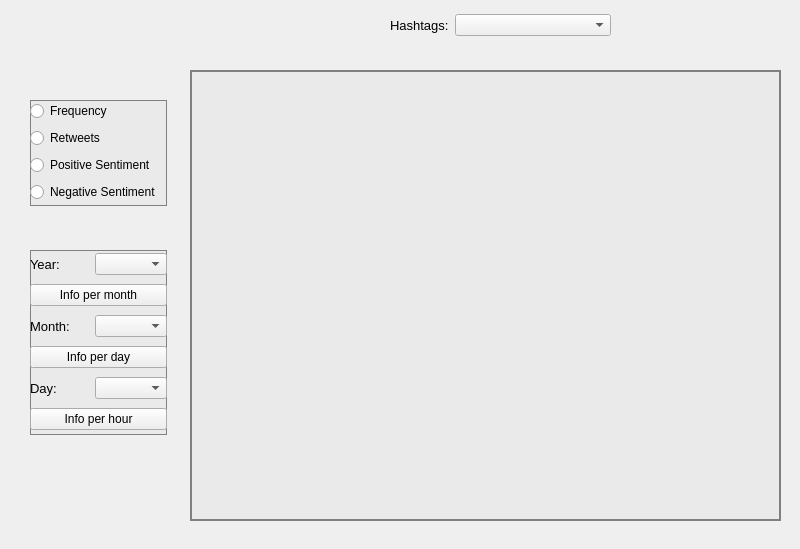
<?xml version="1.0" encoding="UTF-8"?>
<ui version="4.0">
 <class>widget_hashtags</class>
 <widget class="QWidget" name="widget_hashtags">
  <property name="geometry">
   <rect>
    <x>0</x>
    <y>0</y>
    <width>800</width>
    <height>549</height>
   </rect>
  </property>
  <property name="windowTitle">
   <string>Form</string>
  </property>
  <widget class="QLabel" name="label_graph">
   <property name="geometry">
    <rect>
     <x>190</x>
     <y>70</y>
     <width>591</width>
     <height>451</height>
    </rect>
   </property>
   <property name="styleSheet">
    <string notr="true">QLabel#label_graph { 
	background-color: rgb(234, 234, 234);
     border: 2px solid gray; 
  
 } </string>
   </property>
   <property name="text">
    <string/>
   </property>
  </widget>
  <widget class="QWidget" name="layoutWidget">
   <property name="geometry">
    <rect>
     <x>390</x>
     <y>10</y>
     <width>221</width>
     <height>31</height>
    </rect>
   </property>
   <layout class="QHBoxLayout" name="hlayout_ngrams" stretch="1,6">
    <item>
     <widget class="QLabel" name="label_2">
      <property name="font">
       <font>
        <pointsize>10</pointsize>
       </font>
      </property>
      <property name="text">
       <string>Hashtags:</string>
      </property>
     </widget>
    </item>
    <item>
     <widget class="QComboBox" name="combo_hashtags"/>
    </item>
   </layout>
  </widget>
  <widget class="QWidget" name="widget" native="true">
   <property name="geometry">
    <rect>
     <x>30</x>
     <y>100</y>
     <width>137</width>
     <height>106</height>
    </rect>
   </property>
   <property name="styleSheet">
    <string notr="true">QWidget#widget { 
	background-color: rgb(234, 234, 234);
     border: 1px solid gray; 
  
 } </string>
   </property>
   <layout class="QHBoxLayout" name="horizontalLayout_4">
    <item>
     <layout class="QVBoxLayout" name="verticalLayout_2">
      <item>
       <widget class="QRadioButton" name="radio_frequency">
        <property name="text">
         <string>Frequency</string>
        </property>
       </widget>
      </item>
      <item>
       <widget class="QRadioButton" name="radio_retweets">
        <property name="text">
         <string>Retweets</string>
        </property>
       </widget>
      </item>
      <item>
       <widget class="QRadioButton" name="radio_positive_sentiment">
        <property name="text">
         <string>Positive Sentiment</string>
        </property>
       </widget>
      </item>
      <item>
       <widget class="QRadioButton" name="radio_negative_sentiment">
        <property name="text">
         <string>Negative Sentiment</string>
        </property>
       </widget>
      </item>
     </layout>
    </item>
   </layout>
  </widget>
  <widget class="QWidget" name="widget_2" native="true">
   <property name="geometry">
    <rect>
     <x>30</x>
     <y>250</y>
     <width>137</width>
     <height>185</height>
    </rect>
   </property>
   <property name="styleSheet">
    <string notr="true">QWidget#widget_2 { 
	background-color: rgb(234, 234, 234);

       border: 1px solid gray; 
 } </string>
   </property>
   <layout class="QHBoxLayout" name="horizontalLayout_5">
    <item>
     <layout class="QVBoxLayout" name="verticalLayout">
      <item>
       <layout class="QHBoxLayout" name="horizontalLayout">
        <item>
         <widget class="QLabel" name="label">
          <property name="font">
           <font>
            <pointsize>10</pointsize>
           </font>
          </property>
          <property name="text">
           <string>Year:</string>
          </property>
         </widget>
        </item>
        <item>
         <widget class="QComboBox" name="combo_year"/>
        </item>
       </layout>
      </item>
      <item>
       <widget class="QPushButton" name="button_info_per_month">
        <property name="text">
         <string>Info per month</string>
        </property>
       </widget>
      </item>
      <item>
       <layout class="QHBoxLayout" name="horizontalLayout_2">
        <item>
         <widget class="QLabel" name="label_3">
          <property name="font">
           <font>
            <pointsize>10</pointsize>
           </font>
          </property>
          <property name="text">
           <string>Month:</string>
          </property>
         </widget>
        </item>
        <item>
         <widget class="QComboBox" name="combo_month"/>
        </item>
       </layout>
      </item>
      <item>
       <widget class="QPushButton" name="button_info_per_day">
        <property name="text">
         <string>Info per day</string>
        </property>
       </widget>
      </item>
      <item>
       <layout class="QHBoxLayout" name="horizontalLayout_3">
        <item>
         <widget class="QLabel" name="label_4">
          <property name="font">
           <font>
            <pointsize>10</pointsize>
           </font>
          </property>
          <property name="text">
           <string>Day:</string>
          </property>
         </widget>
        </item>
        <item>
         <widget class="QComboBox" name="combo_day"/>
        </item>
       </layout>
      </item>
      <item>
       <widget class="QPushButton" name="button_info_per_hour">
        <property name="text">
         <string>Info per hour</string>
        </property>
       </widget>
      </item>
     </layout>
    </item>
   </layout>
  </widget>
 </widget>
 <resources/>
 <connections/>
</ui>
